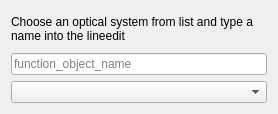
<?xml version="1.0" encoding="UTF-8"?>
<ui version="4.0">
 <class>Dialog</class>
 <widget class="QDialog" name="Dialog">
  <property name="geometry">
   <rect>
    <x>0</x>
    <y>0</y>
    <width>278</width>
    <height>114</height>
   </rect>
  </property>
  <property name="windowTitle">
   <string>Dialog</string>
  </property>
  <layout class="QGridLayout" name="gridLayout">
   <item row="2" column="0">
    <widget class="QComboBox" name="comboBox"/>
   </item>
   <item row="0" column="0">
    <widget class="QLabel" name="label">
     <property name="text">
      <string>Choose an optical system from list and type a name into the lineedit</string>
     </property>
     <property name="wordWrap">
      <bool>true</bool>
     </property>
    </widget>
   </item>
   <item row="1" column="0">
    <widget class="QLineEdit" name="lineEditName">
     <property name="placeholderText">
      <string>function_object_name</string>
     </property>
    </widget>
   </item>
  </layout>
 </widget>
 <resources/>
 <connections/>
</ui>
